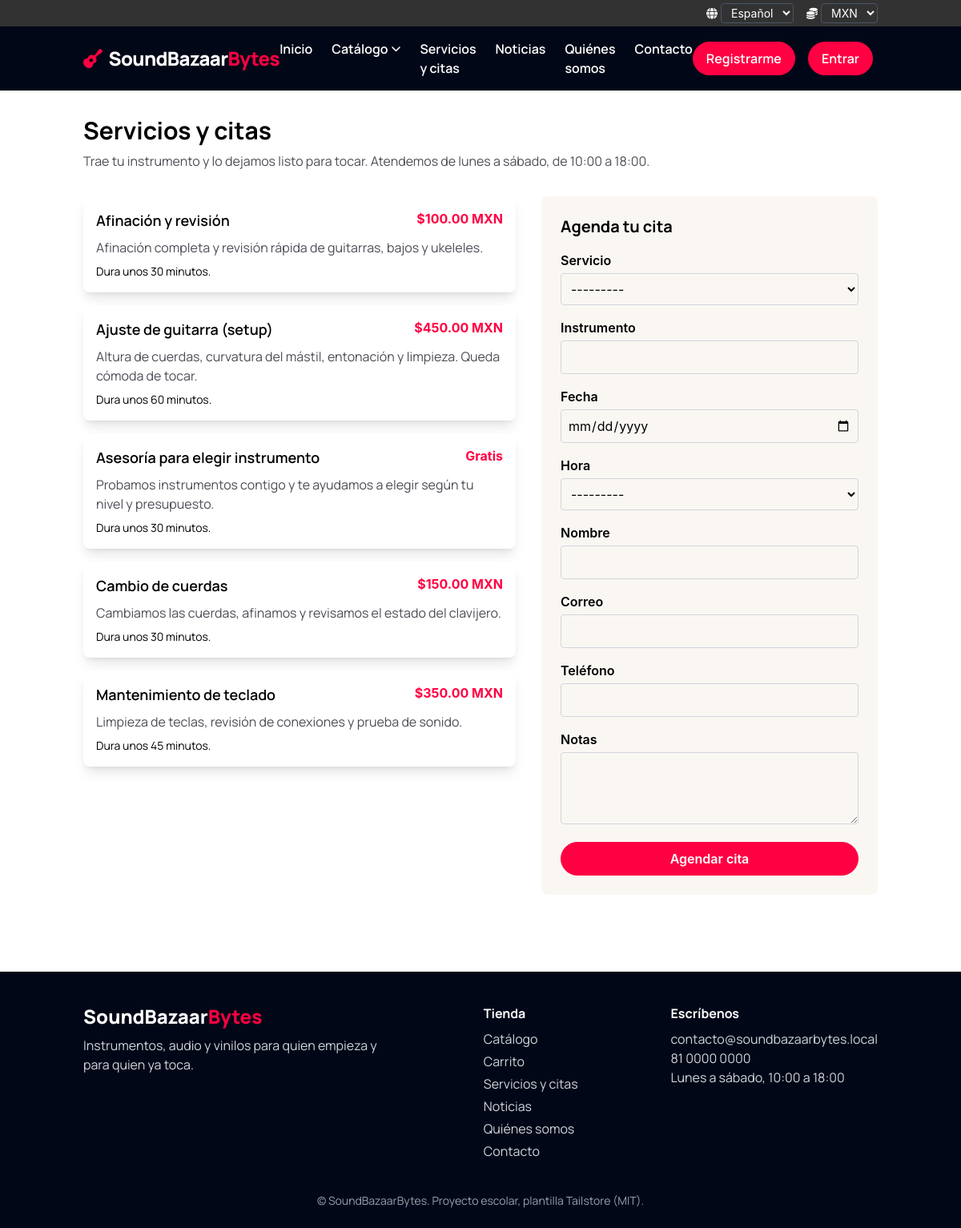
The app's page /servicios/ with its own data.
### tienda/models.py (models this page shows, shortened)
class Servicio(models.Model):
    nombre = models.CharField(max_length=100)
    nombre_en = models.CharField('name (English)', max_length=100, blank=True)
    descripcion = models.CharField(max_length=250, blank=True)
    descripcion_en = models.CharField('description (English)', max_length=250, blank=True)
    precio = models.DecimalField(max_digits=8, decimal_places=2)
    duracion_min = models.PositiveIntegerField(default=60)
    class Meta:
        ordering = ['nombre']

### tienda/views.py (the view)
# urls.py: path('servicios/', views.servicios, name='servicios'),
def servicios(request):
    inicial = {}
    if request.user.is_authenticated:
        inicial = {'nombre': request.user.get_full_name() or request.user.username,
                   'correo': request.user.email}
    if request.GET.get('servicio'):
        inicial['servicio'] = request.GET['servicio']
    form = CitaForm(request.POST or None, initial=inicial)
    if request.method == 'POST' and form.is_valid():
        cita = form.save()
        messages.success(request, _('Tu cita quedó para el %(fecha)s a las %(hora)s. Te esperamos.') % {
            'fecha': date_format(cita.fecha, 'SHORT_DATE_FORMAT'), 'hora': cita.hora})
        return redirect('servicios')
    return render(request, 'tienda/servicios.html', {
        'servicios': Servicio.objects.all(), 'form': form,
    })

### tienda/cart.py (called while the page is built)
    def lineas(self):
        productos = Producto.objects.filter(id__in=self.datos.keys())
        for p in productos:
            cantidad = self.datos[str(p.id)]
            yield {'producto': p, 'cantidad': cantidad, 'subtotal': p.precio * cantidad}

    def total(self):
        return sum((l['subtotal'] for l in self.lineas()), Decimal('0'))

    def __len__(self):
        return sum(self.datos.values())

### tienda/context_processors.py (called while the page is built)
def carrito(request):
    c = Carrito(request)
    moneda = request.session.get('moneda', settings.MONEDA_BASE)
    if moneda not in settings.MONEDAS:
        moneda = settings.MONEDA_BASE
    return {
        'carrito_cantidad': len(c),
        'carrito_lineas': list(c.lineas()),
        'carrito_total': c.total(),
        'menu_categorias': Categoria.objects.all(),
        'moneda_actual': moneda,
        'monedas': list(settings.MONEDAS.keys()),
    }

### tienda/templatetags/tienda_extras.py (called while the page is built)
@register.simple_tag(takes_context=True)
def precio(context, valor):
    codigo = context.get('moneda_actual') or settings.MONEDA_BASE
    if codigo not in settings.MONEDAS:
        codigo = settings.MONEDA_BASE
    cfg = settings.MONEDAS[codigo]
    convertido = Decimal(valor) * Decimal(str(cfg['tasa']))
    return f"{cfg['simbolo']}{convertido:,.2f} {codigo}"

@register.simple_tag
def traducido(objeto, campo):
    if (get_language() or '').startswith('en'):
        texto = getattr(objeto, f'{campo}_en', '')
        if texto:
            return texto
    return getattr(objeto, campo)

### tienda/templates/tienda/servicios.html (shortened to what this page needs)
{% extends 'tienda/base.html' %}
{% load i18n tienda_extras %}
{% block contenido %}
<div class="container mx-auto px-4 py-8">
    <h1 class="text-3xl font-bold mb-2">{% translate "Servicios y citas" %}</h1>
    <p class="mb-8 text-gray-txt">{% translate "Trae tu instrumento y lo dejamos listo para tocar. Atendemos de lunes a sábado, de 10:00 a 18:00." %}</p>
    <div class="flex flex-wrap gap-8">
        <div class="flex-1 min-w-[280px] space-y-4">
            {% for s in servicios %}
            <div class="bg-white p-4 rounded-lg shadow-lg">
                <div class="flex justify-between items-start gap-4">
                    <h2 class="text-lg font-semibold">{% traducido s 'nombre' %}</h2>
                    <span class="font-bold text-primary whitespace-nowrap">{% if s.precio %}{% precio s.precio %}{% else %}{% translate "Gratis" %}{% endif %}</span>
                </div>
                <p class="text-gray-txt my-2">{% traducido s 'descripcion' %}</p>
                <p class="text-sm">{% blocktranslate with m=s.duracion_min %}Dura unos {{ m }} minutos.{% endblocktranslate %}</p>
            </div>
            {% empty %}
            <p>{% translate "Todavía no hay servicios. Corre" %} <code>python manage.py cargar_productos</code>.</p>
            {% endfor %}
        </div>
        <form method="post" id="agendar" class="w-full md:w-[420px] bg-gray-lighter rounded-lg p-6 space-y-4 h-fit">{% csrf_token %}
            <h2 class="text-xl font-bold">{% translate "Agenda tu cita" %}</h2>
            {% for campo in form %}
            <div>
                <label for="{{ campo.id_for_label }}" class="block font-semibold mb-1">{{ campo.label }}</label>
                {{ campo }}
            </div>
            {% endfor %}
            <button class="bg-primary border border-primary hover:bg-transparent text-white hover:text-primary font-semibold px-6 py-2 rounded-full w-full">{% translate "Agendar cita" %}</button>
        </form>
    </div>
</div>
{% endblock %}

### static/css/custom.css (style rules this page uses)
h1, h2, h3, h4, h5, h6, p, a { font-family: 'Manrope', sans-serif; }

### records on screen
Servicio: nombre "Afinación y revisión", precio "$100.00 MXN", descripcion "Afinación completa y revisión rápida de guitarras, bajos y ukeleles."
Servicio: nombre "Ajuste de guitarra (setup)", precio "$450.00 MXN", descripcion "Altura de cuerdas, curvatura del mástil, entonación y limpieza. Queda cómoda de tocar."
Servicio: nombre "Asesoría para elegir instrumento", descripcion "Probamos instrumentos contigo y te ayudamos a elegir según tu nivel y presupuesto."
Servicio: nombre "Cambio de cuerdas", precio "$150.00 MXN", descripcion "Cambiamos las cuerdas, afinamos y revisamos el estado del clavijero."
Servicio: nombre "Mantenimiento de teclado", precio "$350.00 MXN", descripcion "Limpieza de teclas, revisión de conexiones y prueba de sonido."

### other values on screen
{{ campo.label }} "Servicio" "Instrumento" "Fecha" "Hora" "Nombre" "Correo" "Teléfono" "Notas"
form field language "Español"
form field moneda "MXN"
